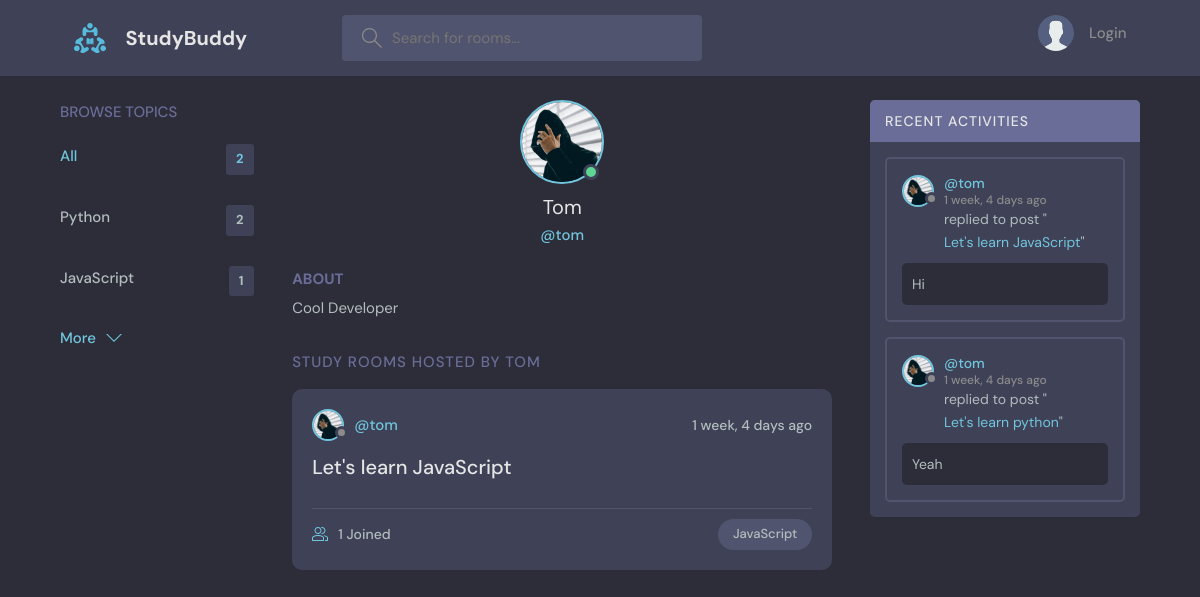
The app's page /profile/2/ with its own data.
### base/models.py (models this page shows, shortened)
class Topic(models.Model):
    name = models.CharField(max_length=200)

class User(AbstractUser):
    name = models.CharField(max_length=200, null=True)
    email = models.EmailField(unique=True, null=True)
    bio = models.TextField(null=True)
    avatar = models.ImageField(null=True, default="avatar.svg")
    USERNAME_FIELD = 'email'
    REQUIRED_FIELDS = []

class Room(models.Model):
    host = models.ForeignKey(User, on_delete=models.SET_NULL, null=True)
    topic = models.ForeignKey(Topic, on_delete=models.SET_NULL, null=True)
    name = models.CharField(max_length=200)
    description = models.TextField(null=True, blank=True)
    participants = models.ManyToManyField(User, related_name='participants', blank=True)
    updated = models.DateTimeField(auto_now=True)
    created = models.DateTimeField(auto_now_add=True)
    class Meta:
        ordering = ['-updated', '-created']
    def __str__(self):
        return str(self.name)

class Message(models.Model):
    user = models.ForeignKey(User, on_delete=models.CASCADE)
    room = models.ForeignKey(Room, on_delete=models.CASCADE)
    body = models.TextField()
    updated = models.DateTimeField(auto_now=True)
    created = models.DateTimeField(auto_now_add=True)
    class Meta:
        ordering = ['-updated', '-created']
    def __str__(self):
        return self.body[0:50]

### base/views.py (the view)
# urls.py: path('profile/<str:pk>/', views.userProfile, name="user-profile"),
def userProfile(request, pk):
    user = User.objects.get(id=pk)
    rooms = user.room_set.all()
    room_messages = user.message_set.all()
    topics = Topic.objects.all()
    context = {"user": user, "rooms": rooms, "room_messages":room_messages, "topics": topics}
    return render(request, 'base/profile.html', context)

### base/templates/base/profile.html (shortened to what this page needs)
{% extends 'main.html' %}
{% block content %}
<main class="profile-page layout layout--3">
  <div class="container">
    {% include 'base/topics_component.html' %}
    <div class="roomList">
      <div class="profile">
        <div class="profile__avatar">
          <div class="avatar avatar--large active">
            <img src="{{user.avatar.url}}" />
          </div>
        </div>
        <div class="profile__info">
          <h3>{{user.username|title}}</h3>
          <p>@{{user.username}}</p>
        </div>
        <div class="profile__about">
          <h3>About</h3>
          <p>
            {{user.bio}}
          </p>
        </div>
      </div>
      <div class="roomList__header">
        <div>
          <h2>Study Rooms Hosted by {{user.username}}</h2>
        </div>
      </div>
      {% include 'base/feed_component.html' %}
    </div>
    {% include 'base/activity_component.html' %}
  </div>
</main>
{% endblock content %}

### templates/main.html (shortened to what this page needs)
{% load static %}
<!DOCTYPE html>
<html lang="en">
  <head>
    <link rel="stylesheet" href="{% static 'styles/main.css' %}" />
  </head>
  <body>
    {% include 'navbar.html' %}
    {% block content %}
    {% endblock content %}
  </body>
</html>

### templates/navbar.html (shortened to what this page needs)
{% load static %}
<header class="header header--loggedIn">
    <div class="container">
        <a href="{% url 'home' %}" class="header__logo">
            <img src="{% static 'images/logo.svg' %}" />
            <h1>StudyBuddy</h1>
        </a>
        <form class="header__search" action="{% url 'home' %}" method="get">
            <label>
                <input type="text" name="q" placeholder="Search for rooms..." />
            </label>
        </form>
        <nav class="header__menu">
            {% if request.user.is_authenticated %}
            <div class="header__user">
                <a href="{% url 'user-profile' request.user.id %}">
                    <div class="avatar avatar--medium active">
                        <img src="{{request.user.avatar.url}}" />
                    </div>
                    <p>Hello {{request.user.username}}<span>@{{request.user.username}}</span></p>
                </a>
                <button class="dropdown-button">
                    <svg version="1.1" xmlns="http://www.w3.org/2000/svg" width="32" height="32" viewBox="0 0 32 32">
                        <title>chevron-down</title>
                        <path d="M16 21l-13-13h-3l16 16 16-16h-3l-13 13z"></path>
                    </svg>
                </button>
            </div>
            <div class="dropdown-menu">
                <a href="{% url 'update-user' %}" class="dropdown-link"><svg version="1.1" xmlns="http://www.w3.org/2000/svg"
                        width="32" height="32" viewBox="0 0 32 32">
                        <title>tools</title>
                        <path
                            d="M27.465 32c-1.211 0-2.35-0.471-3.207-1.328l-9.392-9.391c-2.369 0.898-4.898 0.951-7.355 0.15-3.274-1.074-5.869-3.67-6.943-6.942-0.879-2.682-0.734-5.45 0.419-8.004 0.135-0.299 0.408-0.512 0.731-0.572 0.32-0.051 0.654 0.045 0.887 0.277l5.394 5.395 3.586-3.586-5.394-5.395c-0.232-0.232-0.336-0.564-0.276-0.887s0.272-0.596 0.572-0.732c2.552-1.152 5.318-1.295 8.001-0.418 3.274 1.074 5.869 3.67 6.943 6.942 0.806 2.457 0.752 4.987-0.15 7.358l9.392 9.391c0.844 0.842 1.328 2.012 1.328 3.207-0 2.5-2.034 4.535-4.535 4.535zM15.101 19.102c0.26 0 0.516 0.102 0.707 0.293l9.864 9.863c0.479 0.479 1.116 0.742 1.793 0.742 1.398 0 2.535-1.137 2.535-2.535 0-0.668-0.27-1.322-0.742-1.793l-9.864-9.863c-0.294-0.295-0.376-0.74-0.204-1.119 0.943-2.090 1.061-4.357 0.341-6.555-0.863-2.631-3.034-4.801-5.665-5.666-1.713-0.561-3.468-0.609-5.145-0.164l4.986 4.988c0.391 0.391 0.391 1.023 0 1.414l-5 5c-0.188 0.188-0.441 0.293-0.707 0.293s-0.52-0.105-0.707-0.293l-4.987-4.988c-0.45 1.682-0.397 3.436 0.164 5.146 0.863 2.631 3.034 4.801 5.665 5.666 2.2 0.721 4.466 0.604 6.555-0.342 0.132-0.059 0.271-0.088 0.411-0.088z">
                        </path>
                    </svg>
                    Settings</a>
                <a href="{% url 'logout' %}" class="dropdown-link"><svg version="1.1" xmlns="http://www.w3.org/2000/svg"
                        width="32" height="32" viewBox="0 0 32 32">
                        <title>sign-out</title>
                        <path
                            d="M3 0h22c0.553 0 1 0 1 0.553l-0 3.447h-2v-2h-20v28h20v-2h2l0 3.447c0 0.553-0.447 0.553-1 0.553h-22c-0.553 0-1-0.447-1-1v-30c0-0.553 0.447-1 1-1z">
                        </path>
                        <path
                            d="M21.879 21.293l1.414 1.414 6.707-6.707-6.707-6.707-1.414 1.414 4.293 4.293h-14.172v2h14.172l-4.293 4.293z">
                        </path>
                    </svg>
                    Logout</a>
            </div>
            {% else %}
            <a href="{% url 'login' %}">
                <img src="{% static 'images/avatar.svg' %}" />
                <p>Login</p>
            </a>
            {% endif %}
        </nav>
    </div>
</header>

### base/templates/base/topics_component.html
<div class="topics">
<div class="topics__header">
    <h2>Browse Topics</h2>
</div>
<ul class="topics__list">
    <li>
        <a href="{% url 'home' %}" class="active">All<span>{{topics.count}}</span></a>
    </li>
    {% for topic in topics %}
    <li>
        <a href="{% url 'home' %}?q={{topic.name}}">{{topic.name}}<span>{{topic.room_set.all.count}}</span></a>
    </li>
    {% endfor %}
</ul>
<a class="btn btn--link" href="{% url 'topics' %}">
    More
    <svg version="1.1" xmlns="http://www.w3.org/2000/svg" width="32" height="32" viewBox="0 0 32 32">
        <title>chevron-down</title>
        <path d="M16 21l-13-13h-3l16 16 16-16h-3l-13 13z"></path>
    </svg>
</a>
</div>

### base/templates/base/feed_component.html (shortened to what this page needs)
{% for room in rooms %}
<div class="roomListRoom">
    <div class="roomListRoom__header">
        <a href="{% url 'user-profile' room.host.id %}" class="roomListRoom__author">
            <div class="avatar avatar--small">
                <img src="{{room.host.avatar.url}}" />
            </div>
            <span>@{{room.host.username}}</span>
        </a>
        <div class="roomListRoom__actions">
            <span>{{room.created|timesince}} ago</span>
        </div>
    </div>
    <div class="roomListRoom__content">
        <a href="{% url 'room' room.id %}">{{room.name}}</a>
    </div>
    <div class="roomListRoom__meta">
        <a href="{% url 'room' room.id %}" class="roomListRoom__joined">
            {{room.participants.all.count}} Joined
        </a>
        <p class="roomListRoom__topic">{{room.topic.name}}</p>
    </div>
</div>
{% endfor %}

### base/templates/base/activity_component.html (shortened to what this page needs)
<div class="activities">
<div class="activities__header">
    <h2>Recent Activities</h2>
</div>
{% for message in room_messages %}
<div class="activities__box">
    <div class="activities__boxHeader roomListRoom__header">
        <a href="{% url 'user-profile' message.user.id %}" class="roomListRoom__author">
            <div class="avatar avatar--small">
                <img src="{{message.user.avatar.url}}" />
            </div>
            <p>
                @{{message.user.username}}
                <span>{{message.created|timesince}} ago</span>
            </p>
        </a>
    </div>
    <div class="activities__boxContent">
        <p>replied to post "<a href="{% url 'room' message.room.id %}">{{message.room}}</a>"</p>
        <div class="activities__boxRoomContent">
            {{message}}
        </div>
    </div>
</div>
{% endfor %}
</div>

### records on screen
Topic: name "Python", room_set.all.count "2"
Topic: name "JavaScript", room_set.all.count "1"
User: avatar (picture), username "Tom", username "tom", bio "Cool Developer", username "TOM"
Room: host.avatar (picture), host.username "tom", created "1 week, 4 days", name "Let's learn JavaScript", participants.all.count "1", topic.name "JavaScript"
Message: user.avatar (picture), user.username "tom", created "1 week, 4 days", room "Let's learn JavaScript", body "Hi"
Message: user.avatar (picture), user.username "tom", created "1 week, 4 days", room "Let's learn python", body "Yeah"

### other values on screen
{{ topics.count }} "2"
